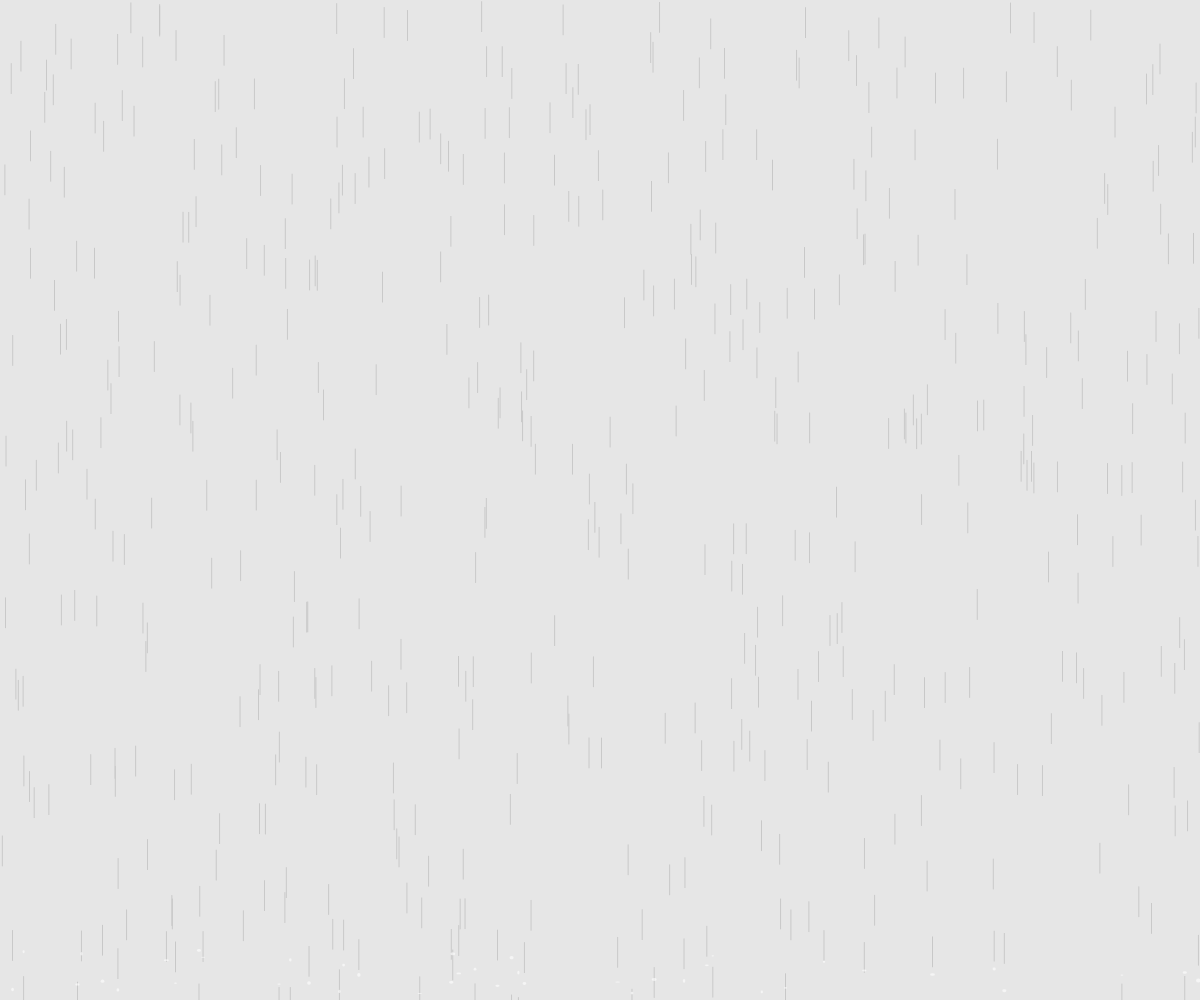
Frame 1 (no input)
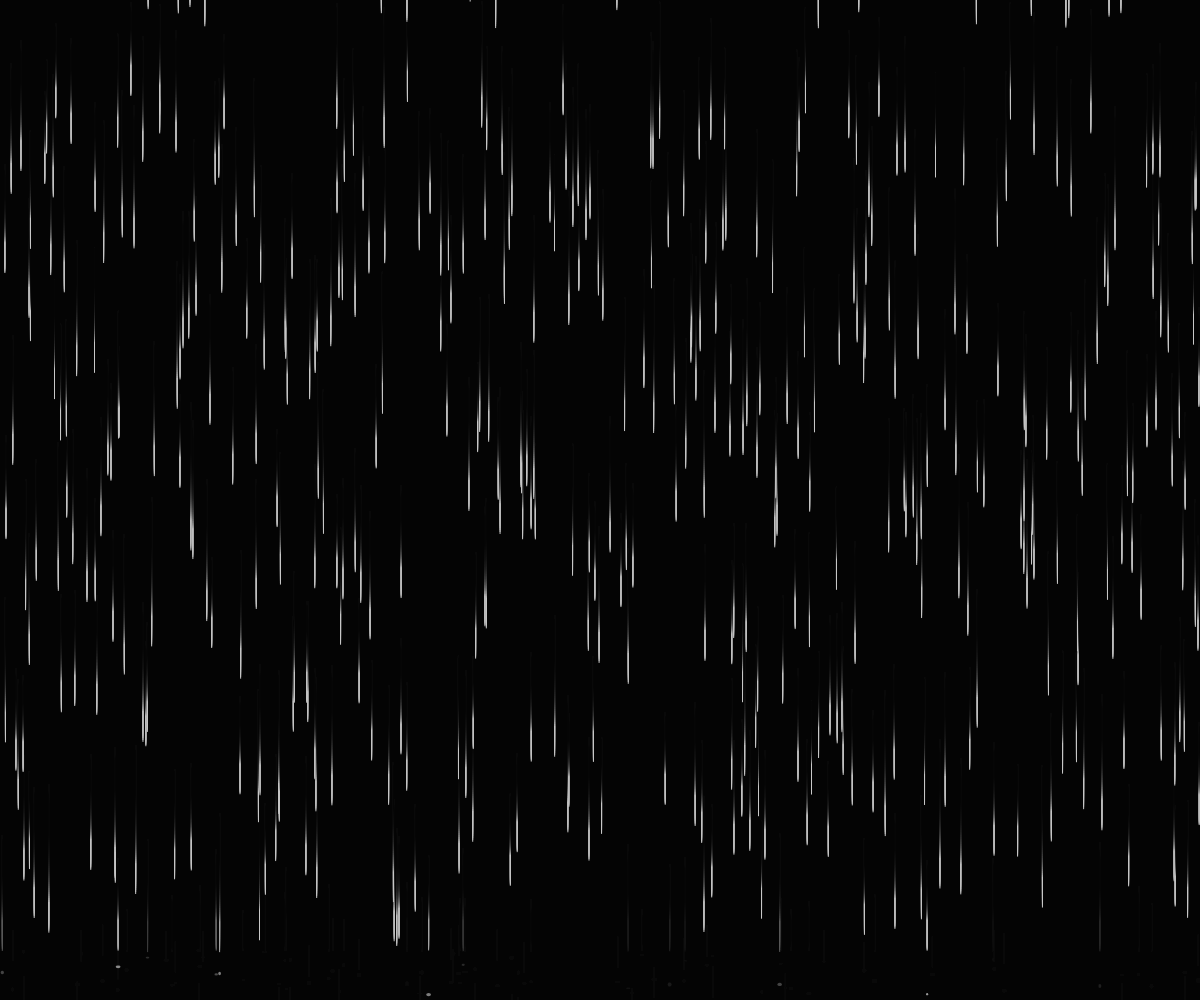
Frame 60 (no input)
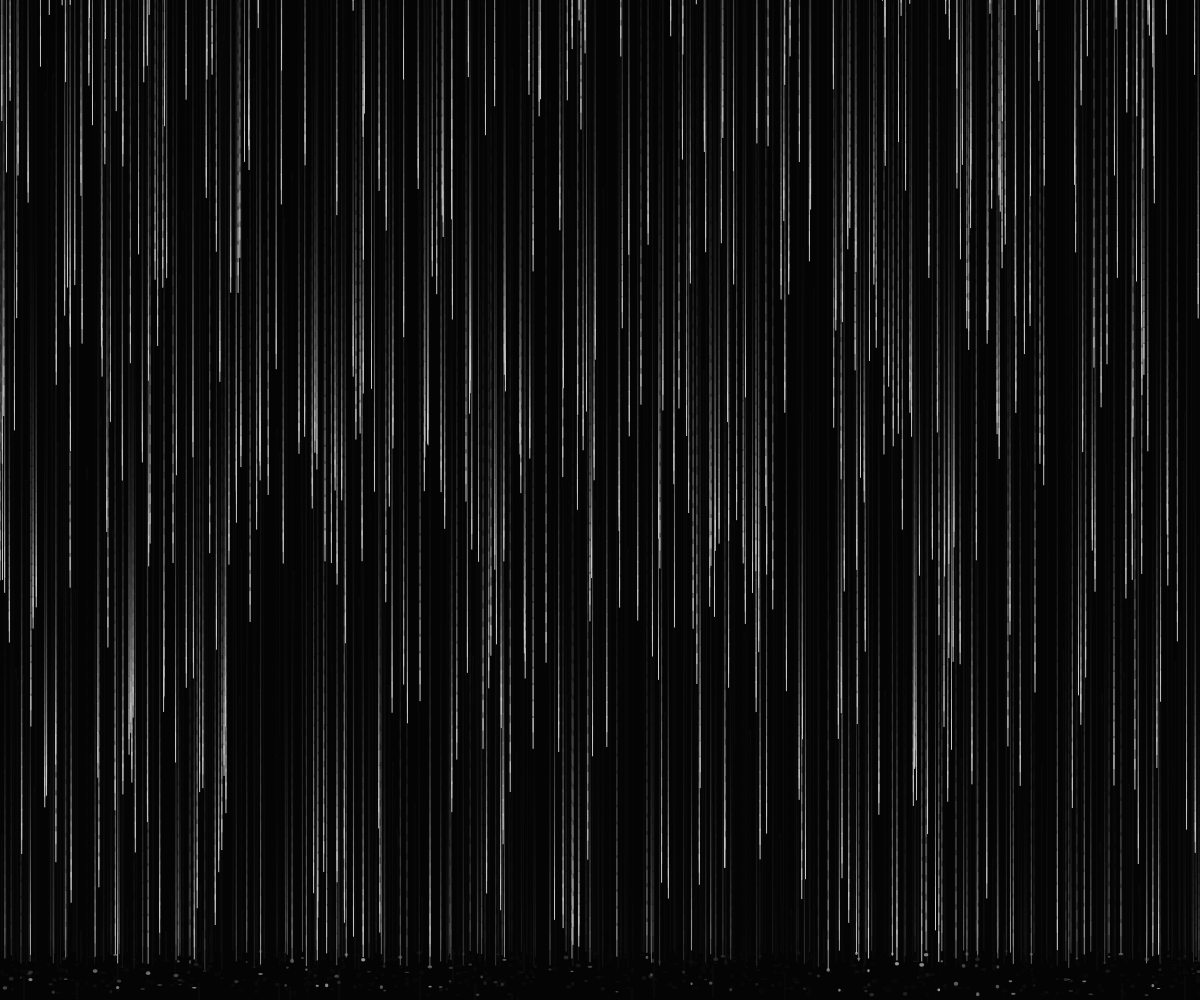
Frame 120 (the mouse pressed at the canvas centre since frame 60)

The p5.js sketch that drew these frames (run headless with seeded random() and noise() and a simulated clock; from frame 60 on, the mouse is pressed at the canvas centre):

// p5.js sketch
// ── sketch.js
var d = [];

function setup() {
  createCanvas(windowWidth, windowHeight);

  for (var i = 0; i < 500; i++) {
    d.push(new Drop(random(0, windowWidth), random(0, windowHeight), random(2, 4)));
		// generate 500 raindrops at the start, these will be used throughout
  }
}

function draw() {
	// fade effect: shade background with alpha bkgd
	noStroke();
  fill(0, 25);
  rect(0, 0, width, height);

	// i'm guessing this updates each particle on screen?
  for (var i = 0; i < d.length; i++) {
    d[i].displ();
  }
}

function Drop(x, y, sp) {
  var x1 = x;
  var y1 = y;
  var x2;
  var y2;
  var s = sp;

  this.displ = function() {
    // converts mouse position. could also use map() to avoid mx <= 0
		var mx = mouseX / 120;
    if (mx <= 0) {
      mx = 0.5; // default, works as a failsafe. old one was too slow for me
    }

    y1 = y1 + s * mx; // scales speed according to mouse position
    x2 = x1;
    y2 = y1 + 30; // length of raindrops, change if they're too long/short

    stroke(200);
    line(x1, y1, x2, y2); // draws raindrop

    if (y1 >= windowHeight - 80) { // did the drop hit the ground?
			noFill();
      noStroke();
      fill(255, 150);
      ellipse(x1, windowHeight - random(5, 50), random(2, 5), random(1, 4)); // then draw a splash

			// renews the drop by sending it back to the top (no need to generate new ones)
			x1 = random(0, windowWidth);
      y1 = -120;
    }
  }

}
